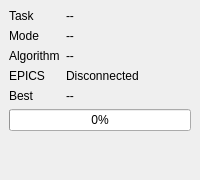
  <widget class="QDockWidget" name="dockWidget_runtimeStatus">
   <property name="windowTitle">
    <string>Runtime Status</string>
   </property>
   <attribute name="dockWidgetArea">
    <number>2</number>
   </attribute>
   <widget class="QWidget" name="dockWidgetContents_runtimeStatus">
    <layout class="QVBoxLayout" name="verticalLayout_runtimeStatusDock">
     <item>
      <layout class="QFormLayout" name="formLayout_runtimeStatusDock">
       <item row="0" column="0"><widget class="QLabel" name="label_statusTask"><property name="text"><string>Task</string></property></widget></item>
       <item row="0" column="1"><widget class="QLabel" name="label_statusTaskValue"><property name="text"><string>--</string></property></widget></item>
       <item row="1" column="0"><widget class="QLabel" name="label_statusMode"><property name="text"><string>Mode</string></property></widget></item>
       <item row="1" column="1"><widget class="QLabel" name="label_statusModeValue"><property name="text"><string>--</string></property></widget></item>
       <item row="2" column="0"><widget class="QLabel" name="label_statusAlgorithm"><property name="text"><string>Algorithm</string></property></widget></item>
       <item row="2" column="1"><widget class="QLabel" name="label_statusAlgorithmValue"><property name="text"><string>--</string></property></widget></item>
       <item row="3" column="0"><widget class="QLabel" name="label_statusConnection"><property name="text"><string>EPICS</string></property></widget></item>
       <item row="3" column="1"><widget class="QLabel" name="label_statusConnectionValue"><property name="text"><string>Disconnected</string></property></widget></item>
       <item row="4" column="0"><widget class="QLabel" name="label_statusBest"><property name="text"><string>Best</string></property></widget></item>
       <item row="4" column="1"><widget class="QLabel" name="label_statusBestValue"><property name="text"><string>--</string></property></widget></item>
      </layout>
     </item>
     <item>
      <widget class="QProgressBar" name="progressBar_run">
       <property name="value"><number>0</number></property>
      </widget>
     </item>
     <item><spacer name="verticalSpacer_runtimeStatus"><property name="orientation"><enum>Qt::Vertical</enum></property><property name="sizeHint" stdset="0"><size><width>20</width><height>40</height></size></property></spacer></item>
    </layout>
   </widget>
  </widget>
